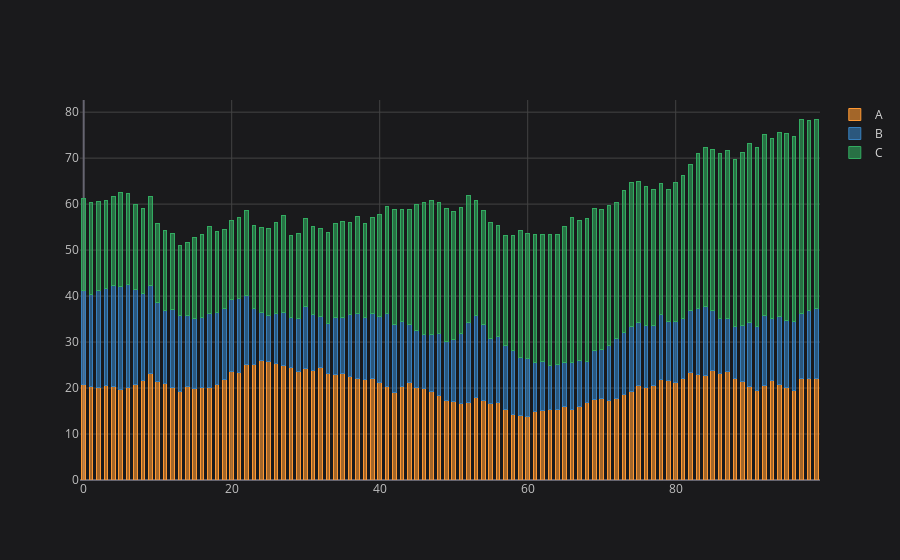

The notebook cell saved with this chart:
### Code cell
df.iplot(kind = 'bar', barmode='stack', bargap=0.5)
